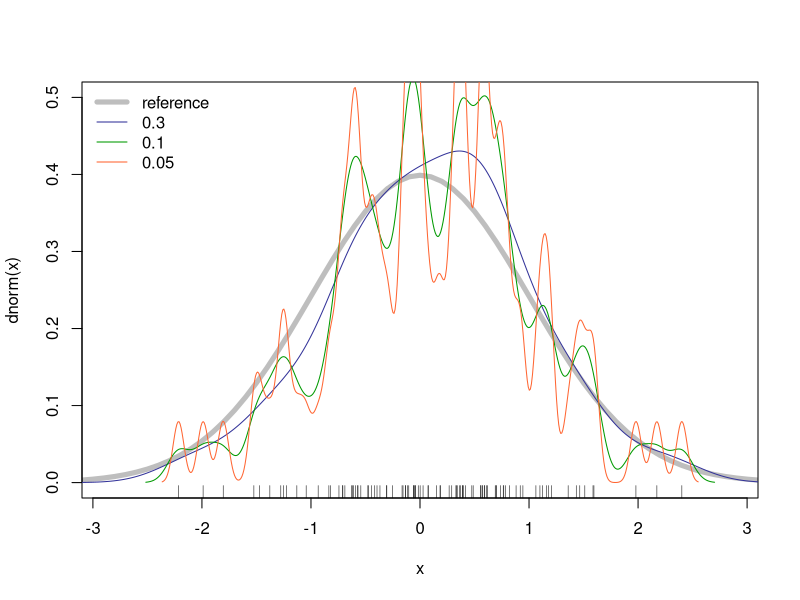

This chart was generated by the following R code:
# Note that the resulting graphic will change for each run,
# as the result is dependant on randomly selected values.
#
# uncomment to generate the same results with every run
set.seed(1)

# "Tight" x-axis (so it appears all horizontal lines span infinitely both left and right
par(xaxs="i")

# Sequence between -3.1 and 3.1 with 0.1 steps
x <- seq(-3.1, 3.1, 0.1)

# Plot a perfect bell curve, or a normal distribution probability density function
plot(x, dnorm(x), "l", ylim=c(0, 0.5), col="grey", lwd=5)

# 100 normally distributed random values with mean 0 and standard deviation 1
rx <- rnorm(100)

# Add lines that attempt to characterize the distribution probability density for "rx"
# using different bandwidth "bw" values 0.3, 0.1 and 0.5 (coarse to fine widths)
lines(density(rx, bw=0.3), col="#333399")
lines(density(rx, bw=0.1), col="#009900")
lines(density(rx, bw=0.05), col="#FF6633")

# Ticks at bottom to indicate where the random "rx" values are; add legend
rug(rx)
legend("topleft", legend=c("reference", "0.3", "0.1", "0.05"), bty="n",
       col=c("grey", "#333399", "#009900", "#FF6633"), lwd=c(5, 1, 1, 1))
